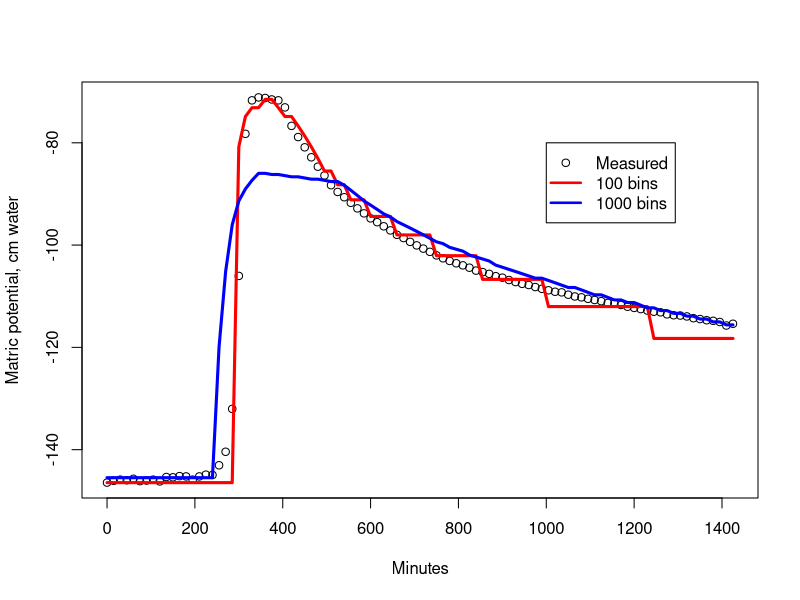

Generate this figure with R:
talog_bins=read.csv("./talog/niceplots/talog_bins.csv")
x11()
plot(talog_bins$minu, talog_bins$meas*100, xlab="Minutes",ylab="Matric potential, cm water")
lines(talog_bins$minu, talog_bins$hundr*100,col="RED",lwd=3)
lines(talog_bins$minu, talog_bins$thous*100,col="BLUE",lwd=3)
legend(1000,-80,c("Measured","100 bins","1000 bins"),pch=c(1,-1,-1),lty=c(0,1,1),lwd=c(1,2.5,2.5),col=c('black','red','blue'))
locator(1)